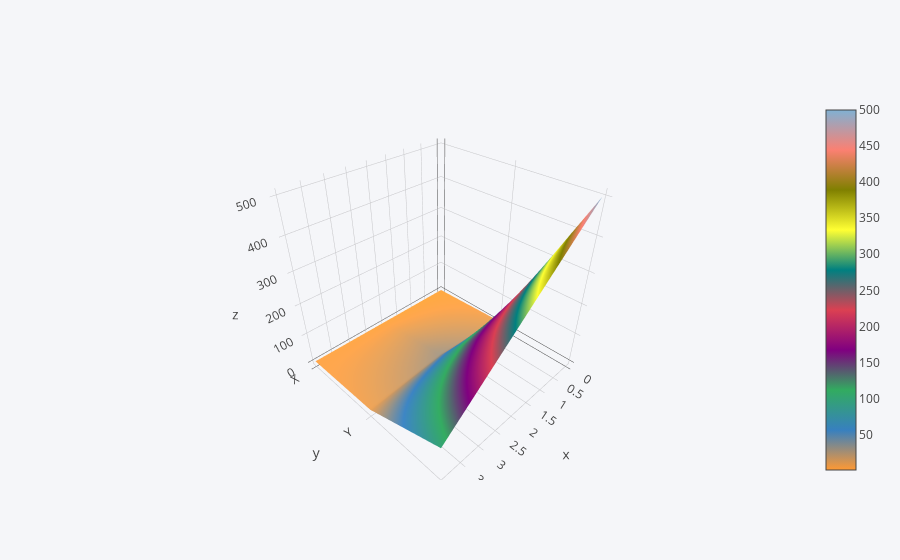

This figure's notebook cell:
### Code cell
df3.iplot(kind='surface')

### Figure 1 — Plotly figure (JSON) as saved in the notebook; plotly's stock layout.template omitted (floating-point values rounded to 4 significant figures)
{"data": [{"colorscale": [[0, "rgb(255, 153, 51)"], [0.1111, "rgb(55, 128, 191)"], [0.2222, "rgb(50, 171, 96)"], [0.3333, "rgb(128, 0, 128)"], [0.4444, "rgb(219, 64, 82)"], [0.5556, "rgb(0, 128, 128)"], [0.6667, "rgb(255, 255, 51)"], [0.7778, "rgb(128, 128, 0)"], [0.8889, "rgb(251, 128, 114)"], [1, "rgb(128, 177, 211)"]], "type": "surface", "x": [0, 1, 2, 3, 4], "y": ["X", "Y", "Z"], "z": [[1, 2, 3, 4, 5], [10, 20, 30, 20, 10], [500, 400, 300, 200, 100]]}], "layout": {"legend": {"bgcolor": "#F5F6F9", "font": {"color": "#4D5663"}}, "paper_bgcolor": "#F5F6F9", "plot_bgcolor": "#F5F6F9", "titlefont": {"color": "#4D5663"}, "xaxis1": {"gridcolor": "#E1E5ED", "showgrid": true, "tickfont": {"color": "#4D5663"}, "title": "", "titlefont": {"color": "#4D5663"}, "zerolinecolor": "#E1E5ED"}, "yaxis1": {"gridcolor": "#E1E5ED", "showgrid": true, "tickfont": {"color": "#4D5663"}, "title": "", "titlefont": {"color": "#4D5663"}, "zerolinecolor": "#E1E5ED"}}}
